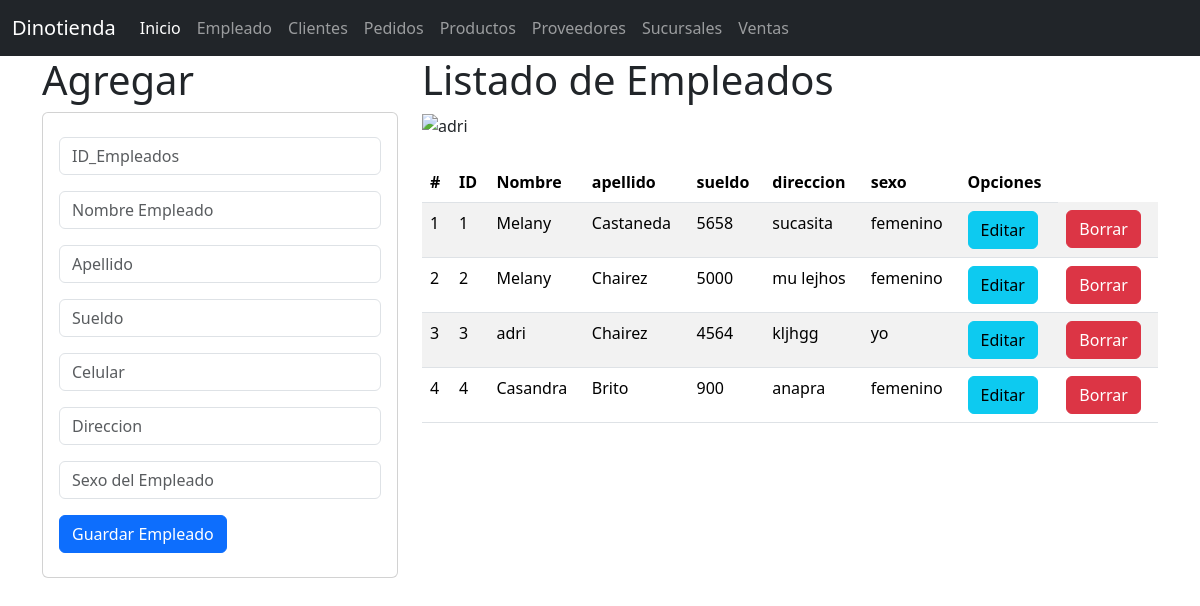
Page /empleado on the committed database.
### empleados_app/models.py (models this page shows, shortened)
class Empleados(models.Model):
    ide=models.CharField(primary_key=True,max_length=6)
    nombre=models.CharField(max_length=100)
    apellido=models.CharField(max_length=100)
    sueldo=models.CharField(max_length=50)
    celular=models.CharField(max_length=40)
    direccion=models.CharField(max_length=30)
    sexo=models.CharField(max_length=30)

### empleados_app/views.py (the view)
# urls.py: path("empleado",views.inicio_vistaEmpleado,name="empleado"),
def inicio_vistaEmpleado(request):
    losempleados=Empleados.objects.all()
    return render(request,"gestionarEmpleados.html",{'misempleados':losempleados})

### empleados_app/templates/gestionarEmpleados.html
{% extends "base.html" %}
{% block cuerpo %}
  {% load static %}
  <div class="row">
   <div class="col-sm-12 col-md-4 col-lg-4 col-xl-4">
     <h1>Agregar</h1>
     <div class="card">
      <div class="card-body">
        <form action="registrarEmpleados/{{m.ide}}" method="POST">{% csrf_token %}
          <div class="form-group py-2">
            <input type="text" id="txtide" name="txtide" class="form-control"
            placeholder="ID_Empleados" minlength="1"  maxlength="6" required>
          </div>
          <div class="form-group py-2">
            <input type="text" id="txtnombre" name="txtnombre" class="form-control"
            placeholder="Nombre Empleado" minlength="1"  maxlength="100" required>
          </div>
          <div class="form-group py-2">
            <input type="text" id="txtapellido" name="txtapellido" class="form-control"
            placeholder="Apellido" minlength="1" maxlength="100"  equired>
          </div>
          <div class="form-group py-2">
            <input type="text" id="txtsueldo" name="txtsueldo" class="form-control"
            placeholder="Sueldo" minlength="1" maxlength="100"  equired>
          </div>
          <div class="form-group py-2">
            <input type="text" id="txtcelular" name="txtcelular" class="form-control"
            placeholder="Celular" minlength="1" maxlength="100"  equired>
          </div>
          <div class="form-group py-2">
            <input type="text" id="txtdireccion" name="txtdireccion" class="form-control"
            placeholder="Direccion" minlength="1" maxlength="100"  equired>
          </div>
          <div class="form-group py-2">
            <input type="text" id="txtsexo" name="txtsexo" class="form-control"
            placeholder="Sexo del Empleado" minlength="1" maxlength="100"  equired>
          </div>
          <div class="form-group py-2">
            <button type="submit" class="btn btn-primary">Guardar Empleado</button>
          </div>
        </form>
      </div>
    </div>
   </div>
  <div class="col-sm-12 col-md-8 col-lg-8 col-xl-8">
    <h1>Listado de Empleados</h1>
    <img class="w-50" src="{% static 'img/empleados.png '%}" alt="adri" width="400" height="300">
    <br>
    <br>
    <table class="table table-striped">
        <thead>
          <tr>
            <th scope="col">#</th>
            <th scope="col">ID</th>
            <th scope="col">Nombre</th>
            <th scope="col">apellido</th>
            <th scope="col">sueldo</th>
            <th scope="col">direccion</th>
            <th scope="col">sexo</th>
            <th>Opciones</th>
          </tr>
        </thead>
        <tbody>
          {% for m in misempleados %}
          <tr>
            <td> {{forloop.counter}} </td>
            <td> {{m.ide}} </td>
            <td> {{m.nombre}} </td>
            <td> {{m.apellido}} </td>
            <td> {{m.sueldo}} </td>
            <td> {{m.direccion}} </td>
            <td> {{m.sexo}} </td>
            <td><a href="seleccionarEmpleados/{{m.ide}}" class="btn btn-info">Editar</a></td>
            <td><a href="borrarEmpleados/{{m.ide}}" class="btn btn-danger">Borrar</a></td>
          </tr>
          {% endfor %}
        </tbody>
      </table>
  </div>
</div>
{% endblock %}

### rows in the picture
Empleados: ide "1", nombre "Melany", apellido "Castaneda", sueldo "5658", direccion "sucasita", sexo "femenino"
Empleados: ide "2", nombre "Melany", apellido "Chairez", sueldo "5000", direccion "mu lejhos", sexo "femenino"
Empleados: ide "3", nombre "adri", apellido "Chairez", sueldo "4564", direccion "kljhgg", sexo "yo"
Empleados: ide "4", nombre "Casandra", apellido "Brito", sueldo "900", direccion "anapra", sexo "femenino"
